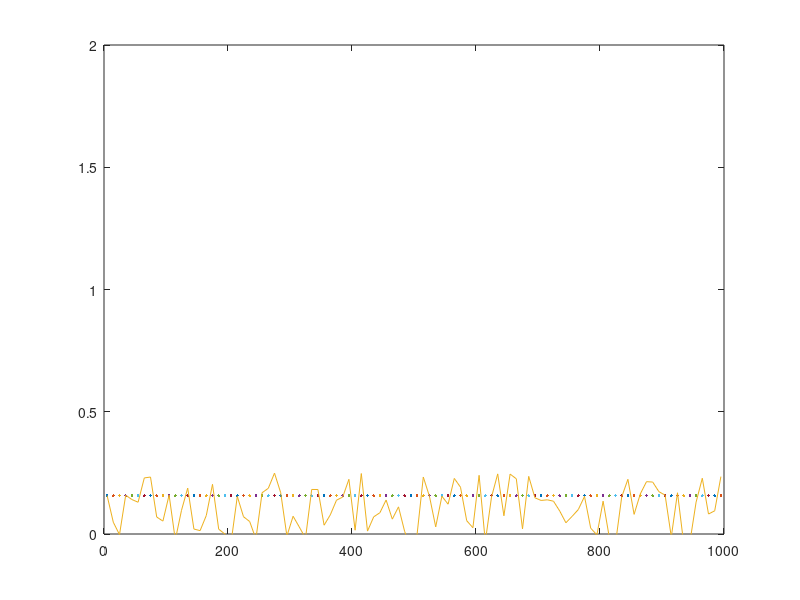

Recreate this plot in MATLAB.
%% written by Cole C. Pazar
clear global
clearvars
figure(1)
clf
step = 100;
font = 15;
g = 9.81;

%% parameters

% sand geometry
grain_s = 0.1; % grain size in mm
D = grain_s/1000; % grain diameter in meters

% density
rho_grains = 2650; % density of the grains
rho_air = 1.225; % density of air
porosity = 0.30; % porosity
rho_bulk = rho_grains*(1-porosity)+rho_air*porosity; % bulk density

% particle motion
v_splash = 0.1; % splash velocity of 1/10th of a meter per second
alpha = 10; % angle of impact in degrees
a = alpha*(pi/180); % in radians

% x-array in meters
x_max = 1000;
x_min = 0;
dx = x_max/step; % same size as the grains?
x = (dx/2):dx:x_max-(dx/2); % choose the cell middles

% time step
t_max = 10000; % maximum amount of time
dt = t_max/step; % time step equals the impact number
t = 0:dt:t_max-1;

% plotting controls
imax = length(t);
n_plots = t_max/step;
t_plot = t_max/n_plots;
n_frame = 0;

for i=1:imax;
    
    z = zeros(1,length(x));
    % impact velocity
    z_impact = tand(a)*rand(1,length(x)); % random elevations
    v_impact = 1; % m/s
    % flux law
    dqdx = z_impact*v_impact;
    % topography
    dzdt = -(1/rho_bulk) + dqdx;
    % update
    z = z(i) + dzdt * dt;
        
    if(rem(n_frame,t_plot)==0)
        
    figure(1)
    plot(x,z(i))
    hold on
    plot(x,z)
    axis([0 1000 0 2])
    pause(0.01)
    drawnow 
    
    end
    
    n_frame = n_frame+1;

end

